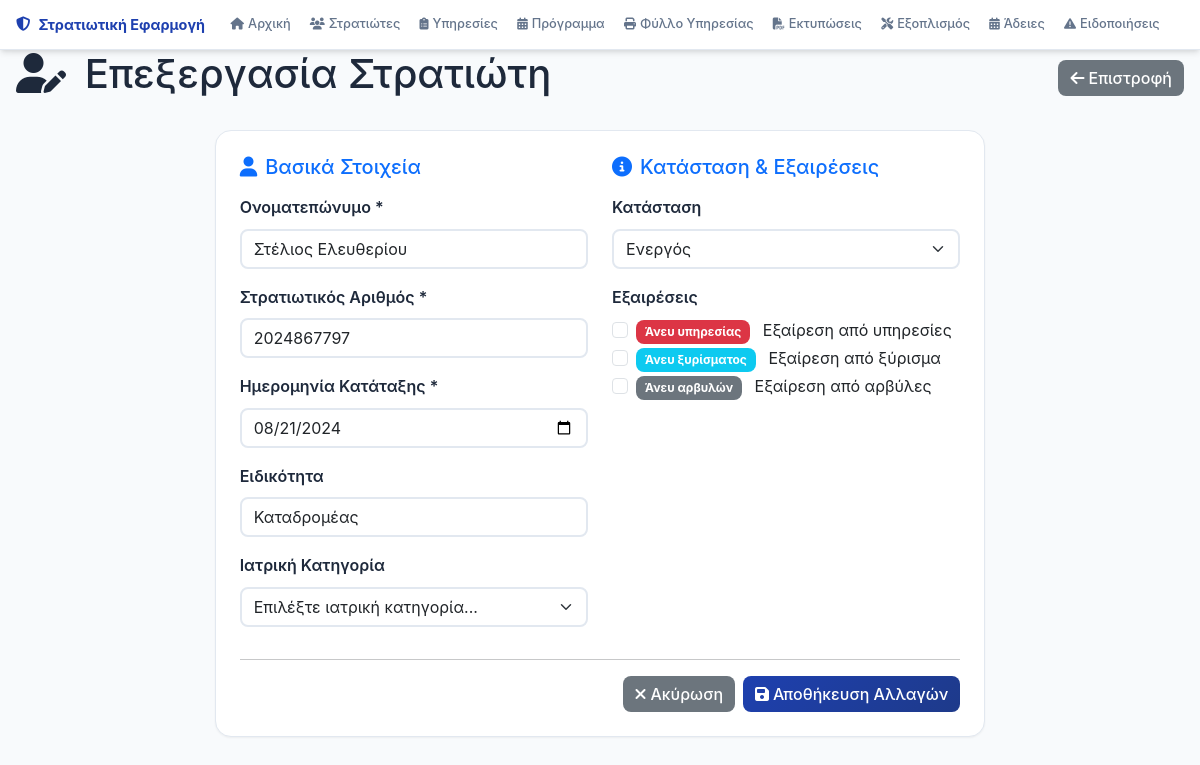
The page /soldiers/1/edit on the database its author committed.
### models.py (models this page shows, shortened)
class Soldier(db.Model):
    id = db.Column(db.Integer, primary_key=True)
    name = db.Column(db.String(100), nullable=False)
    military_id = db.Column(db.String(20), unique=True, nullable=False)
    enlistment_date = db.Column(db.Date, nullable=False)
    specialty = db.Column(db.String(100))
    status = db.Column(db.String(50), default='Active')  # Active, On Leave
    exemption_no_duty = db.Column(db.Boolean, default=False)  # Άνευ υπηρεσίας
    exemption_no_shaving = db.Column(db.Boolean, default=False)  # Άνευ ξυρίσματος
    exemption_no_boots = db.Column(db.Boolean, default=False)  # Άνευ αρβυλών
    days_out_of_service = db.Column(db.Integer, default=0)  # Μέρες ΕΥ (Εκτός Υπηρεσίας)
    out_of_service_reason = db.Column(db.String(200))  # Λόγος ΕΥ
    created_at = db.Column(db.DateTime, default=datetime.utcnow)
    birth_date = db.Column(db.Date)  # ΗΜΕΡΟΜΗΝΙΑ ΓΕΝΝΗΣΗΣ
    mother_name = db.Column(db.String(100))  # ΟΝΟΜΑ ΜΗΤΡΟΣ
    father_name = db.Column(db.String(100))  # ΟΝΟΜΑ ΠΑΤΡΟΣ
    profession = db.Column(db.String(100))  # ΕΠΑΓΓΕΛΜΑ
    mother_profession = db.Column(db.String(100))  # ΕΠΑΓΓΕΛΜΑ ΜΗΤΡΟΣ
    father_profession = db.Column(db.String(100))  # ΕΠΑΓΓΕΛΜΑ ΠΑΤΡΟΣ
    brothers_count = db.Column(db.Integer, default=0)  # ΑΡΙΘΜΟΣ ΑΔΕΛΦΩΝ
    sisters_count = db.Column(db.Integer, default=0)  # ΑΡΙΘΜΟΣ ΑΔΕΛΦΩΝ
    residence_address = db.Column(db.String(200))  # ΔΙΕΥΘΥΝΣΗ ΔΙΑΜΟΝΗΣ
    residence_city = db.Column(db.String(100))  # ΠΟΛΗ ΔΙΑΜΟΝΗΣ
    residence_prefecture = db.Column(db.String(100))  # ΝΟΜΟΣ ΔΙΑΜΟΝΗΣ
    personal_phone = db.Column(db.String(20))  # ΤΗΛΕΦΩΝΟ ΠΡΟΣΩΠΙΚΟ
    parents_phone = db.Column(db.String(20))  # ΤΗΛΕΦΩΝΟ ΓΟΝΕΩΝ
    education = db.Column(db.String(200))  # ΣΠΟΥΔΕΣ
    special_skills = db.Column(db.String(300))  # ΕΙΔΙΚΕΣ ΓΝΩΣΕΙΣ
    category = db.Column(db.String(50))  # ΚΑΤΗΓΟΡΙΑ (ΕΚΠΑΙΔΕΥΟΜΕΝΟΣ, ΟΡΓΑΝΙΚΟΣ, ΦΡΟΥΡΑ)
    medical_category = db.Column(db.String(20))  # ΙΑΤΡΙΚΗ ΚΑΤΗΓΟΡΙΑ (Ι1, Ι2, Ι3 ΕΝΟΠΛΟ, Ι3 ΑΟΠΛΟ, Ι4)
    amka = db.Column(db.String(11))  # ΑΜΚΑ
    tax_number = db.Column(db.String(20))  # ΑΡΙΘ. ΦΟΡΟΛΟΓ ΜΗΤΡΩΟΥ
    iban = db.Column(db.String(27))  # ΙΒΑΝ
    bank = db.Column(db.String(50))  # ΤΡΑΠΕΖΑ
    email = db.Column(db.String(120))  # EMAIL
    parent_email = db.Column(db.String(120))  # EMAIL ΓΟΝΕΑ
    interview_notes = db.Column(db.Text)  # ΠΑΡΑΤΗΡΗΣΕΙΣ
    duty_assignments = db.relationship('DutyAssignment', backref='soldier', lazy=True, cascade='all, delete-orphan')

### routes.py (the view, shortened to what this page needs)
@app.route('/soldiers/<int:soldier_id>/edit', methods=['GET', 'POST'])
def edit_soldier(soldier_id):
    soldier = Soldier.query.get_or_404(soldier_id)
    return render_template('edit_soldier.html', soldier=soldier)

### templates/edit_soldier.html (shortened to what this page needs)
{% extends "base.html" %}
{% block content %}
<div class="d-flex justify-content-between align-items-center mb-4">
    <h1>
        <i class="fas fa-user-edit me-2"></i>
        Επεξεργασία Στρατιώτη
    </h1>
    <a href="{{ url_for('soldiers') }}" class="btn btn-secondary">
        <i class="fas fa-arrow-left me-1"></i>Επιστροφή
    </a>
</div>
<div class="row justify-content-center">
    <div class="col-md-8">
        <div class="card">
            <div class="card-body">
                <form method="POST" class="needs-validation" novalidate>
                    <div class="row">
                        <div class="col-md-6">
                            <h5 class="mb-3 text-primary">
                                <i class="fas fa-user me-2"></i>Βασικά Στοιχεία
                            </h5>
                            <div class="mb-3">
                                <label for="name" class="form-label">Ονοματεπώνυμο *</label>
                                <input type="text" class="form-control" id="name" name="name"
                                       value="{{ soldier.name }}" required>
                            </div>
                            <div class="mb-3">
                                <label for="military_id" class="form-label">Στρατιωτικός Αριθμός *</label>
                                <input type="text" class="form-control" id="military_id" name="military_id"
                                       value="{{ soldier.military_id }}" required>
                            </div>
                            <div class="mb-3">
                                <label for="enlistment_date" class="form-label">Ημερομηνία Κατάταξης *</label>
                                <input type="date" class="form-control" id="enlistment_date" name="enlistment_date"
                                       value="{{ soldier.enlistment_date.strftime('%Y-%m-%d') }}" required>
                            </div>
                            <div class="mb-3">
                                <label for="specialty" class="form-label">Ειδικότητα</label>
                                <input type="text" class="form-control" id="specialty" name="specialty"
                                       value="{{ soldier.specialty or '' }}" placeholder="π.χ. Πεζικό, Τεχνικός, κλπ.">
                            </div>
                            <div class="mb-3">
                                <label for="medical_category" class="form-label">Ιατρική Κατηγορία</label>
                                <select class="form-select" id="medical_category" name="medical_category">
                                    <option value="">Επιλέξτε ιατρική κατηγορία...</option>
                                </select>
                            </div>
                        </div>
                        <div class="col-md-6">
                            <h5 class="mb-3 text-primary">
                                <i class="fas fa-info-circle me-2"></i>Κατάσταση & Εξαιρέσεις
                            </h5>
                            <div class="mb-3">
                                <label for="status" class="form-label">Κατάσταση</label>
                                <select class="form-select" id="status" name="status">
                                    <option value="Active" {{ 'selected' if soldier.status == 'Active' }}>Ενεργός</option>
                                </select>
                            </div>
                            <div class="mb-3">
                                <label class="form-label">Εξαιρέσεις</label>
                                <div class="form-check">
                                    <input class="form-check-input" type="checkbox" id="exemption_no_duty" name="exemption_no_duty"
                                           {{ 'checked' if soldier.exemption_no_duty }}>
                                    <label class="form-check-label" for="exemption_no_duty">
                                        <span class="badge bg-danger me-2">Άνευ υπηρεσίας</span>
                                        Εξαίρεση από υπηρεσίες
                                    </label>
                                </div>
                                <div class="form-check">
                                    <input class="form-check-input" type="checkbox" id="exemption_no_shaving" name="exemption_no_shaving"
                                           {{ 'checked' if soldier.exemption_no_shaving }}>
                                    <label class="form-check-label" for="exemption_no_shaving">
                                        <span class="badge bg-info me-2">Άνευ ξυρίσματος</span>
                                        Εξαίρεση από ξύρισμα
                                    </label>
                                </div>
                                <div class="form-check">
                                    <input class="form-check-input" type="checkbox" id="exemption_no_boots" name="exemption_no_boots"
                                           {{ 'checked' if soldier.exemption_no_boots }}>
                                    <label class="form-check-label" for="exemption_no_boots">
                                        <span class="badge bg-secondary me-2">Άνευ αρβυλών</span>
                                        Εξαίρεση από αρβύλες
                                    </label>
                                </div>
                            </div>
                        </div>
                    </div>
                    <hr>
                    <div class="d-flex justify-content-end">
                        <a href="{{ url_for('soldiers') }}" class="btn btn-secondary me-2">
                            <i class="fas fa-times me-1"></i>Ακύρωση
                        </a>
                        <button type="submit" class="btn btn-primary">
                            <i class="fas fa-save me-1"></i>Αποθήκευση Αλλαγών
                        </button>
                    </div>
                </form>
            </div>
        </div>
    </div>
</div>
{% endblock %}

### static/css/style.css (style rules this page uses)
:root { --primary-color: #1e40af; --primary-dark: #1e3a8a; --primary-light: #3b82f6; --secondary-color: #64748b; --accent-color: #0ea5e9; --success-color: #10b981; --warning-color: #f59e0b; --danger-color: #ef4444; --info-color: #06b6d4; --light-bg: #f8fafc; --card-bg: #ffffff; --dark-text: #1e293b; --text-secondary: #64748b; --border-color: #e2e8f0; --shadow-sm: 0 1px 2px 0 rgba(0, 0, 0, 0.05); --shadow-md: 0 4px 6px -1px rgba(0, 0, 0, 0.1), 0 2px 4px -1px rgba(0, 0, 0, 0.06); --shadow-lg: 0 10px 15px -3px rgba(0, 0, 0, 0.1), 0 4px 6px -2px rgba(0, 0, 0, 0.05); --shadow-xl: 0 20px 25px -5px rgba(0, 0, 0, 0.1), 0 10px 10px -5px rgba(0, 0, 0, 0.04); }
body { font-family: 'Inter', -apple-system, BlinkMacSystemFont, 'Segoe UI', Roboto, sans-serif; background-color: var(--light-bg); color: var(--dark-text); line-height: 1.6; -webkit-font-smoothing: antialiased; -moz-osx-font-smoothing: grayscale; }
.card { border: 1px solid var(--border-color); box-shadow: var(--shadow-sm); border-radius: 16px; transition: all 0.2s ease; background: var(--card-bg); overflow: hidden; }
.card-body { padding: 1.5rem; }
.badge { font-size: 0.75rem; padding: 0.5em 0.75em; border-radius: 0.5rem; }
.btn { border-radius: 0.5rem; font-weight: 500; transition: all 0.3s ease; border: none; }
.btn-primary { background: linear-gradient(135deg, var(--primary-color), var(--primary-dark)); color: white; }
.form-control, .form-select { border: 2px solid var(--border-color); border-radius: 0.5rem; transition: all 0.3s ease; }
.form-label { font-weight: 600; color: var(--dark-text); margin-bottom: 0.5rem; }

### rows shown on the page
Soldier: name "Στέλιος Ελευθερίου", military_id "2024867797", enlistment_date "08/21/2024", specialty "Καταδρομέας"
